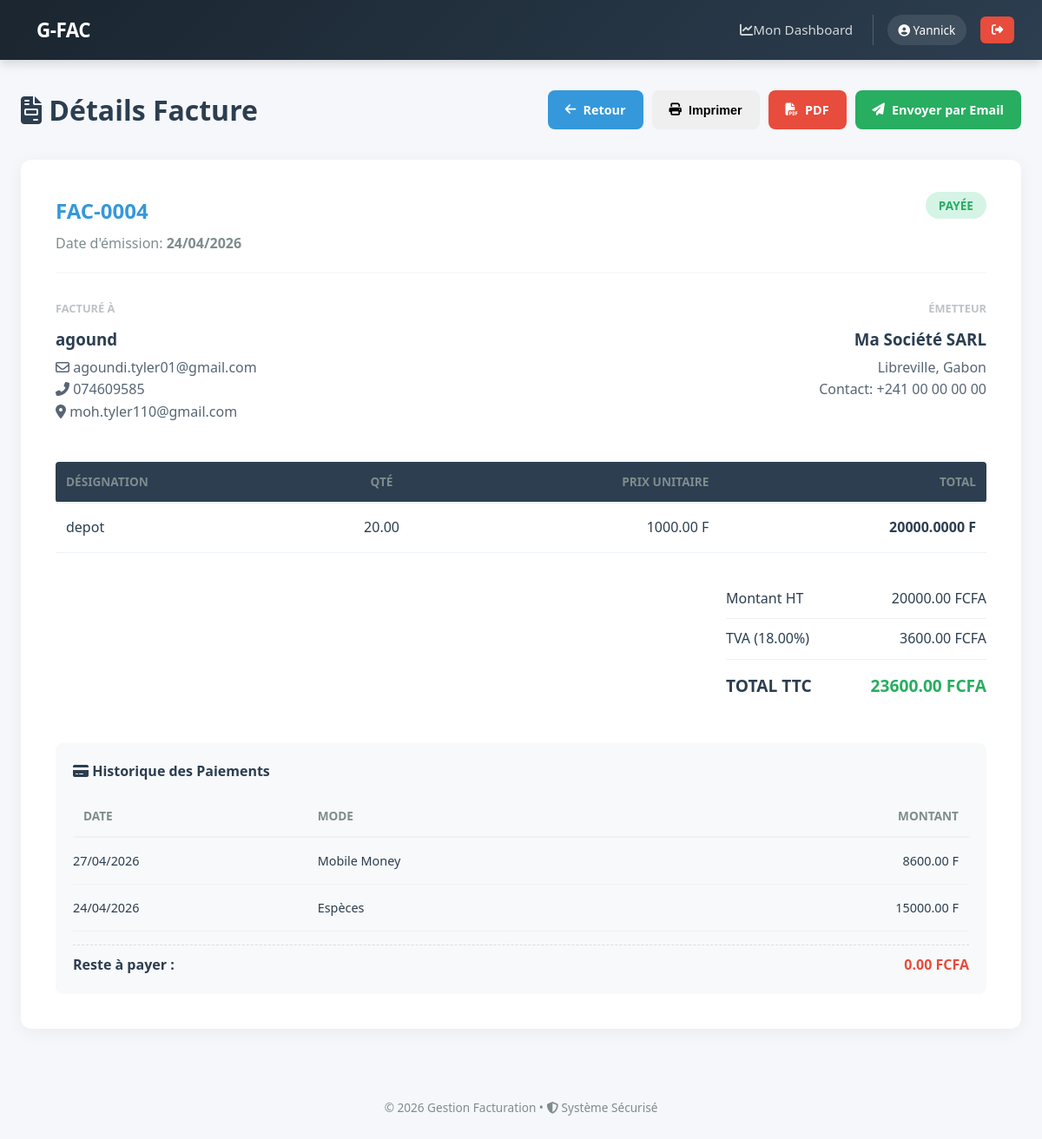
Screenshot of /factures/4/ (signed in) with the database file from the repository.
### factures/models.py (models this page shows, shortened)
class Facture(models.Model):
    STATUTS = [
        ('brouillon', 'Brouillon'),
        ('envoyee',   'Envoyée'),
        ('payee',     'Payée'),
    ]
    client        = models.ForeignKey(Client, on_delete=models.CASCADE)
    date          = models.DateField()
    statut        = models.CharField(max_length=20, choices=STATUTS, default='brouillon')
    montant_ht    = models.DecimalField(max_digits=12, decimal_places=2, default=0)
    taux_tva      = models.DecimalField(max_digits=5,  decimal_places=2, default=18)
    montant_tva   = models.DecimalField(max_digits=12, decimal_places=2, default=0)
    montant_total = models.DecimalField(max_digits=12, decimal_places=2, default=0)
    created_at    = models.DateTimeField(auto_now_add=True)
    updated_at    = models.DateTimeField(auto_now=True)
    @property
    def solde_restant(self):
        total_paye = sum(p.montant for p in self.paiement_set.all())
        return self.montant_total - total_paye
    class Meta:
        ordering = ('-date',)

class LigneFacture(models.Model):
    facture     = models.ForeignKey(Facture, on_delete=models.CASCADE)
    designation = models.CharField(max_length=300)
    quantite    = models.DecimalField(max_digits=10, decimal_places=2, default=0)
    prix_unit   = models.DecimalField(max_digits=12, decimal_places=2, default=0)
    @property
    def total(self):
        if self.quantite is None or self.prix_unit is None:
            return 0
        return self.quantite * self.prix_unit

### clients/models.py (models this page shows, shortened)
class Client(models.Model):
    nom        = models.CharField(max_length=200)
    email      = models.EmailField(unique=True)
    telephone  = models.CharField(max_length=20, blank=True)
    adresse    = models.TextField(blank=True)
    created_at = models.DateTimeField(auto_now_add=True)
    updated_at = models.DateTimeField(auto_now=True)
    class Meta:
        ordering = ('-created_at',)

### paiements/models.py (models this page shows, shortened)
class Paiement(models.Model):
    MODES = [
        ('especes',  'Espèces'),
        ('virement', 'Virement'),
        ('cheque',   'Chèque'),
        ('mobile',   'Mobile Money'),
        ('carte',    'Carte bancaire'),
    ]
    facture    = models.ForeignKey(Facture, on_delete=models.CASCADE)
    montant    = models.DecimalField(max_digits=12, decimal_places=2)
    date       = models.DateField()
    mode       = models.CharField(max_length=20, choices=MODES)
    created_at = models.DateTimeField(auto_now_add=True)
    class Meta:
        ordering = ('-date',)

### factures/views.py (the view)
# urls.py: path('<int:pk>/',           views.facture_detail, name='facture_detail'),
@login_required
def facture_detail(request, pk):
    facture = get_object_or_404(Facture, pk=pk)
    return render(request, 'factures/facture_detail.html', {'facture': facture})

### templates/factures/facture_detail.html (shortened to what this page needs)
{% extends 'base.html' %}
{% block content %}
<div class="action-bar">
    <h1 style="margin:0;"><i class="fas fa-file-invoice"></i> Détails Facture</h1>
    <div style="display: flex; gap: 10px;">
        <a href="{% url 'facture_list' %}" class="btn btn-primary">
            <i class="fas fa-arrow-left"></i> Retour
        </a>
        <button onclick="window.print()" class="btn btn-info">
            <i class="fas fa-print"></i> Imprimer
        </button>
        <a href="{% url 'facture_pdf' facture.pk %}" class="btn btn-danger">
            <i class="fas fa-file-pdf"></i> PDF
        </a>
        <a href="{% url 'facture_email' facture.pk %}" class="btn btn-success">
            <i class="fas fa-paper-plane"></i> Envoyer par Email
        </a>
    </div>
</div>
<div class="invoice-container">
    <div class="invoice-header">
        <div>
            <h2 style="color: #3498db; margin: 0;">FAC-{{ facture.pk|stringformat:"04d" }}</h2>
            <p style="color: #7f8c8d; margin-top: 5px;">Date d'émission: <strong>{{ facture.date|date:"d/m/Y" }}</strong></p>
        </div>
        <div style="text-align: right;">
            <span class="status-badge status-{{ facture.statut }}">
                {{ facture.get_statut_display }}
            </span>
        </div>
    </div>
    <div style="display: grid; grid-template-columns: 1fr 1fr; gap: 50px; margin-bottom: 40px;">
        <div>
            <h4 style="text-transform: uppercase; color: #bdc3c7; font-size: 0.8rem; margin-bottom: 10px;">Facturé à</h4>
            <h3 style="margin: 0;">{{ facture.client.nom }}</h3>
            <p style="margin: 5px 0; color: #576574;">
                <i class="far fa-envelope"></i> {{ facture.client.email }}<br>
                <i class="fas fa-phone-alt"></i> {{ facture.client.telephone|default:"-" }}<br>
                <i class="fas fa-map-marker-alt"></i> {{ facture.client.adresse|default:"-" }}
            </p>
        </div>
        <div style="text-align: right;">
            <h4 style="text-transform: uppercase; color: #bdc3c7; font-size: 0.8rem; margin-bottom: 10px;">Émetteur</h4>
            <h3 style="margin: 0;">Ma Société SARL</h3>
            <p style="margin: 5px 0; color: #576574;">
                Libreville, Gabon<br>
                Contact: +241 00 00 00 00
            </p>
        </div>
    </div>
    <table style="width: 100%; border-collapse: collapse; margin-bottom: 30px;">
        <thead>
            <tr style="background: #2c3e50; color: white;">
                <th style="padding: 12px; text-align: left; border-radius: 4px 0 0 4px;">Désignation</th>
                <th style="padding: 12px; text-align: center;">Qté</th>
                <th style="padding: 12px; text-align: right;">Prix Unitaire</th>
                <th style="padding: 12px; text-align: right; border-radius: 0 4px 4px 0;">Total</th>
            </tr>
        </thead>
        <tbody>
            {% for ligne in facture.lignefacture_set.all %}
            <tr style="border-bottom: 1px solid #eee;">
                <td style="padding: 15px 12px;">{{ ligne.designation }}</td>
                <td style="padding: 15px 12px; text-align: center;">{{ ligne.quantite }}</td>
                <td style="padding: 15px 12px; text-align: right;">{{ ligne.prix_unit }} F</td>
                <td style="padding: 15px 12px; text-align: right;"><strong>{{ ligne.total }} F</strong></td>
            </tr>
            {% endfor %}
        </tbody>
    </table>
    <div class="summary-box">
        <div class="summary-row">
            <span>Montant HT</span>
            <span>{{ facture.montant_ht }} FCFA</span>
        </div>
        <div class="summary-row">
            <span>TVA ({{ facture.taux_tva }}%)</span>
            <span>{{ facture.montant_tva }} FCFA</span>
        </div>
        <div class="summary-row total-row">
            <strong>TOTAL TTC</strong>
            <strong style="color: #27ae60;">{{ facture.montant_total }} FCFA</strong>
        </div>
    </div>
    <div class="payment-section">
        <h4 style="margin-top: 0; color: #2c3e50;"><i class="fas fa-credit-card"></i> Historique des Paiements</h4>
        <table style="width: 100%; font-size: 0.9rem;">
            <thead>
                <tr style="color: #7f8c8d; text-align: left;">
                    <th>Date</th>
                    <th>Mode</th>
                    <th style="text-align: right;">Montant</th>
                </tr>
            </thead>
            <tbody>
                {% for paiement in facture.paiement_set.all %}
                <tr>
                    <td style="padding: 8px 0;">{{ paiement.date|date:"d/m/Y" }}</td>
                    <td>{{ paiement.get_mode_display }}</td>
                    <td style="text-align: right;">{{ paiement.montant }} F</td>
                </tr>
                {% empty %}
                <tr><td colspan="3" style="color: #bdc3c7; padding-top: 10px;">Aucun paiement.</td></tr>
                {% endfor %}
            </tbody>
        </table>
        <div style="margin-top: 15px; padding-top: 10px; border-top: 1px dashed #ddd; display: flex; justify-content: space-between;">
            <strong>Reste à payer :</strong>
            <strong style="color: #e74c3c;">{{ facture.solde_restant }} FCFA</strong>
        </div>
    </div>
</div>
{% endblock %}

### templates/base.html (shortened to what this page needs)
<!DOCTYPE html>
<html lang="fr">
<head>
    <link rel="stylesheet" href="https://cdnjs.cloudflare.com/ajax/libs/font-awesome/6.4.0/css/all.min.css">
</head>
<body>
<nav class="navbar">
    <div class="brand">
         G-FAC
    </div>
    <div class="nav-links">
        {% if user.is_authenticated %}
            {% if user.profile.role != 'client' %}
                <a href="{% url 'client_list' %}"><i class="fas fa-users"></i>Clients</a>
                <a href="{% url 'facture_list' %}"><i class="fas fa-file-alt"></i>Factures</a>
                <a href="{% url 'paiement_list' %}"><i class="fas fa-credit-card"></i>Paiements</a>
            {% else %}
                <a href="{% url 'dashboard' %}"><i class="fas fa-chart-line"></i>Mon Dashboard</a>
            {% endif %}
            <div class="user-group">
                <span class="user-badge">
                    <i class="fas fa-user-circle"></i> {{ user.username|capfirst }}
                </span>
                <form method="post" action="{% url 'logout' %}" style="display:inline;">
                    <button type="submit" class="btn-logout" title="Déconnexion">
                        <i class="fas fa-sign-out-alt"></i>
                    </button>
                </form>
            </div>
        {% else %}
            <a href="{% url 'login' %}" class="btn btn-primary">
                <i class="fas fa-sign-in-alt"></i> Connexion
            </a>
        {% endif %}
    </div>
</nav>
<main class="container">
    {% block content %}{% endblock %}
</main>
<footer style="text-align: center; padding: 3rem; color: var(--text-light); font-size: 0.85rem;">
    &copy; 2026 Gestion Facturation &bull; <i class="fas fa-shield-alt"></i> Système Sécurisé
</footer>
</body>
</html>

### templates/base.html (style rules this page uses)
:root { --primary-dark: #1a252f; --primary-light: #2c3e50; --accent: #3498db; --accent-hover: #2980b9; --success: #27ae60; --success-hover: #219150; --danger: #e74c3c; --danger-hover: #c0392b; --warning: #f39c12; --bg-body: #f5f7fa; --text-main: #2c3e50; --text-light: #7f8c8d; --white: #ffffff; }
* { margin: 0; padding: 0; box-sizing: border-box; }
body { font-family: 'Segoe UI', Roboto, Helvetica, Arial, sans-serif; background: var(--bg-body); color: var(--text-main); line-height: 1.6; }
.navbar { background: linear-gradient(135deg, var(--primary-dark) 0%, var(--primary-light) 100%); padding: 0.8rem 2rem; display: flex; justify-content: space-between; align-items: center; box-shadow: 0 4px 12px rgba(0,0,0,0.15); position: sticky; top: 0; z-index: 1000; }
.navbar .brand { font-size: 1.4rem; font-weight: 800; color: white; letter-spacing: -0.5px; display: flex; align-items: center; gap: 10px; }
.navbar .nav-links { display: flex; align-items: center; gap: 0.5rem; }
.navbar a { color: rgba(255,255,255,0.8); text-decoration: none; padding: 0.6rem 0.9rem; border-radius: 8px; transition: all 0.2s ease; font-weight: 500; font-size: 0.95rem; }
.user-group { display: flex; align-items: center; gap: 1rem; padding-left: 1rem; border-left: 1px solid rgba(255,255,255,0.2); }
.user-badge { color: white; background: rgba(255,255,255,0.1); padding: 0.4rem 0.8rem; border-radius: 20px; font-size: 0.85rem; }
.btn-logout { background: var(--danger); color: white; border: none; padding: 0.5rem 0.8rem; border-radius: 6px; cursor: pointer; transition: all 0.3s ease; }
.btn { display: inline-flex; align-items: center; justify-content: center; gap: 8px; padding: 0.7rem 1.25rem; border-radius: 8px; font-weight: 600; font-size: 0.9rem; text-decoration: none; cursor: pointer; transition: all 0.2s ease; border: none; }
.btn-primary { background: var(--accent); color: var(--white); }
.btn-success { background: var(--success); color: var(--white); }
.btn-danger { background: var(--danger); color: var(--white); }
table { width: 100%; border-collapse: collapse; margin-top: 1rem; }
th { text-align: left; padding: 12px; color: var(--text-light); font-size: 0.85rem; text-transform: uppercase; border-bottom: 2px solid #edf2f7; }
td { padding: 15px 12px; border-bottom: 1px solid #edf2f7; vertical-align: middle; }
.container { max-width: 1200px; margin: 2rem auto; padding: 0 1.5rem; min-height: 80vh; }

### templates/factures/facture_detail.html (style rules this page uses)
.action-bar { display: flex; justify-content: space-between; align-items: center; margin-bottom: 2rem; }
.invoice-container { background: white; padding: 40px; border-radius: 12px; box-shadow: 0 4px 20px rgba(0,0,0,0.05); }
.invoice-header { display: flex; justify-content: space-between; border-bottom: 2px solid #f8f9fa; padding-bottom: 20px; margin-bottom: 30px; }
.status-badge { padding: 6px 15px; border-radius: 20px; font-weight: 600; font-size: 0.85rem; text-transform: uppercase; }
.status-payee { background: #d5f4e6; color: #27ae60; }
.summary-box { margin-left: auto; width: 300px; margin-top: 20px; }
.summary-row { display: flex; justify-content: space-between; padding: 10px 0; border-bottom: 1px solid #f1f1f1; }
.total-row { border-bottom: none; color: #2c3e50; font-size: 1.2rem; padding-top: 15px; }
.payment-section { margin-top: 40px; background: #f8f9fa; padding: 20px; border-radius: 8px; }

### rows the page displays
Facture: pk "0004", date "24/04/2026", statut "PAYÉE", client.nom "agound", client.email "agoundi.tyler01@gmail.com", client.telephone "074609585", client.adresse "moh.tyler110@gmail.com", montant_ht "20000.00", taux_tva "18.00", montant_tva "3600.00", montant_total "23600.00", solde_restant "0.00"
LigneFacture: designation "depot", quantite "20.00", prix_unit "1000.00", total "20000.0000"
Paiement: date "27/04/2026", mode "Mobile Money", montant "8600.00"
Paiement: date "24/04/2026", mode "Espèces", montant "15000.00"

### other values shown
{{ user.username|capfirst }} "Yannick"
